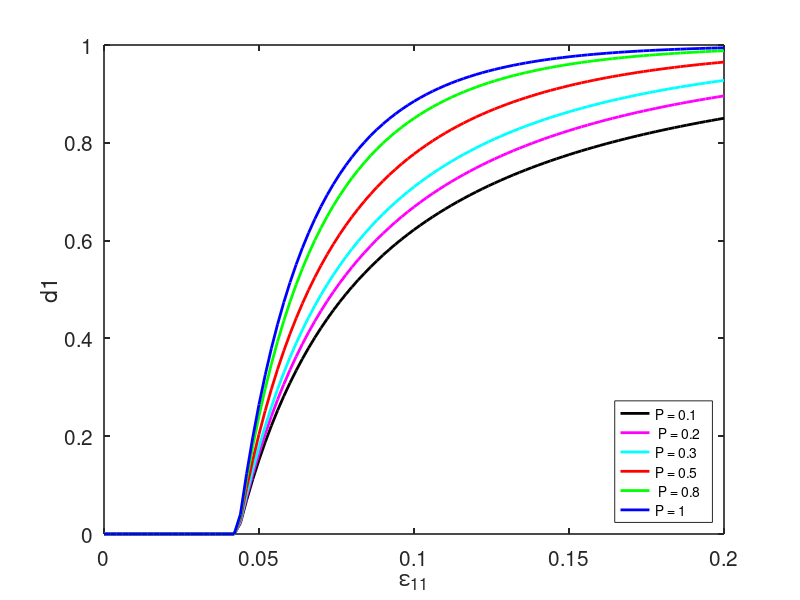

MATLAB code to generate this figure:
A=load('d1_0.1.txt');
d1_01= A(:,2);

B = load('d1_0.2.txt');
d1_02= B(:,2);

C=load('d1_0.3.txt');
d1_03 = C(:,2);

D= load('d1_0.5.txt');
d1_05= D(:,2);

E=load('d1_0.8.txt');
d1_08= E(:,2);

F= load('d1_1.txt');
d1_1 = F(:,2);
e11  = F(:,1);



figure(1,'position',[50,50,1300,950])
plot(e11,d1_01,'k-',"linewidth", 2) 

hold on
plot(e11,d1_02,'m-',"linewidth", 2) 

hold on
plot(e11,d1_03,'c-',"linewidth", 2) 

hold on
plot(e11,d1_05,'r-',"linewidth", 2) 

hold on
plot(e11,d1_08,'g-',"linewidth", 2) 

hold on
plot(e11,d1_1,'b-',"linewidth", 2) 

set(gca, "linewidth",1.2, "fontsize", 15)
legend('P = 0.1',' P = 0.2','P = 0.3','P = 0.5',' P = 0.8','P = 1','Location','SouthEast','fontsize',10)


xlabel('\epsilon_{11}')
ylabel('d1')




